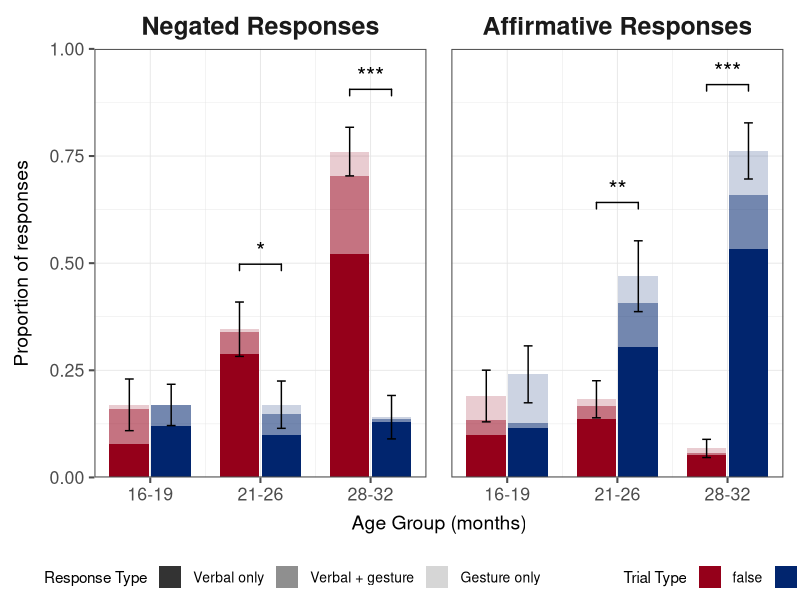
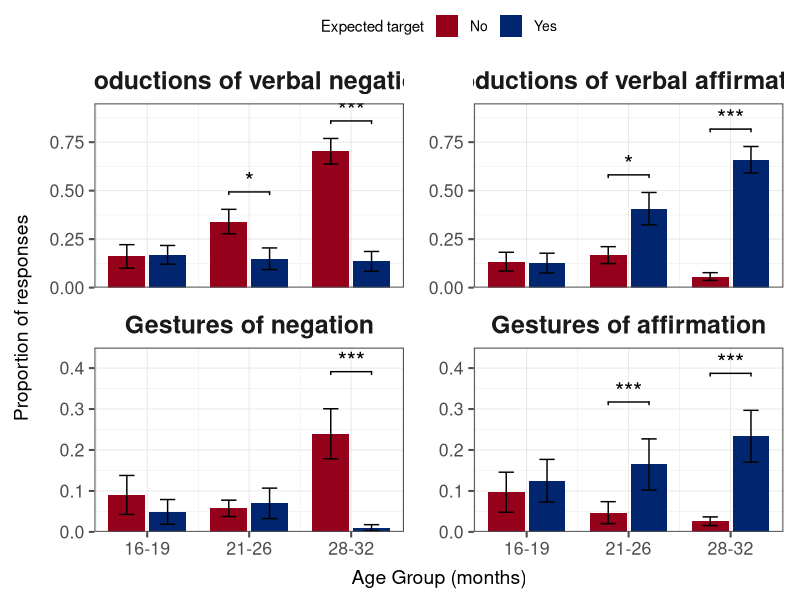
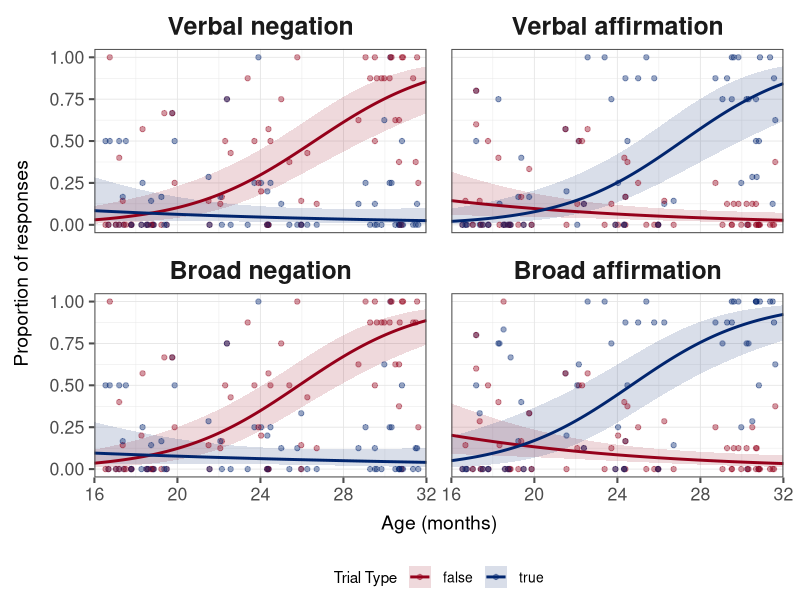
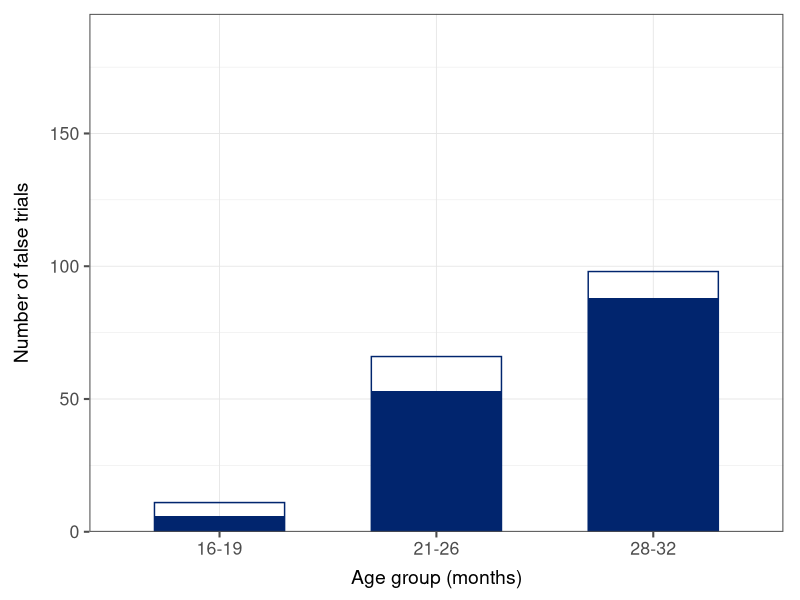
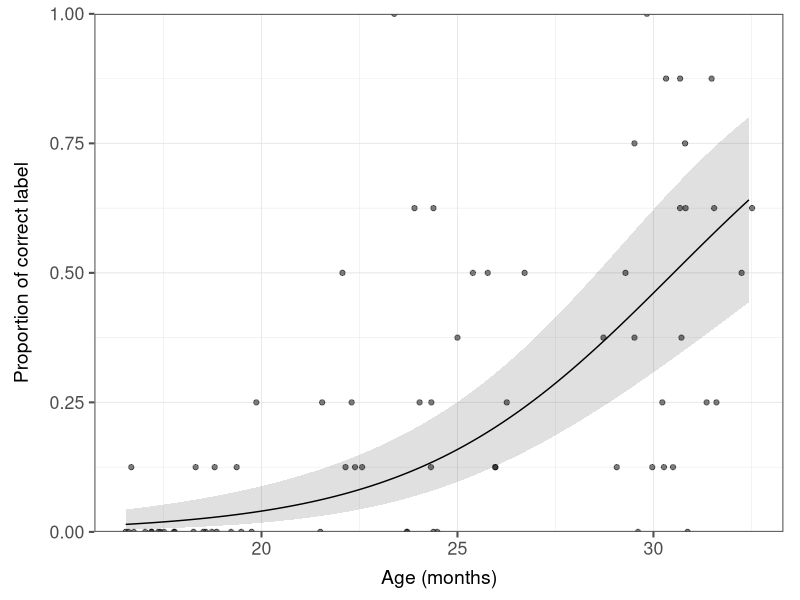
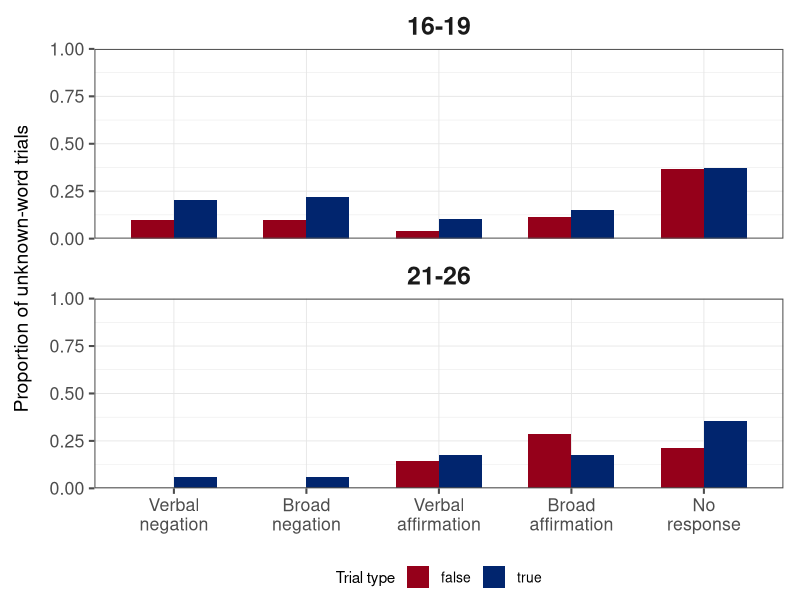
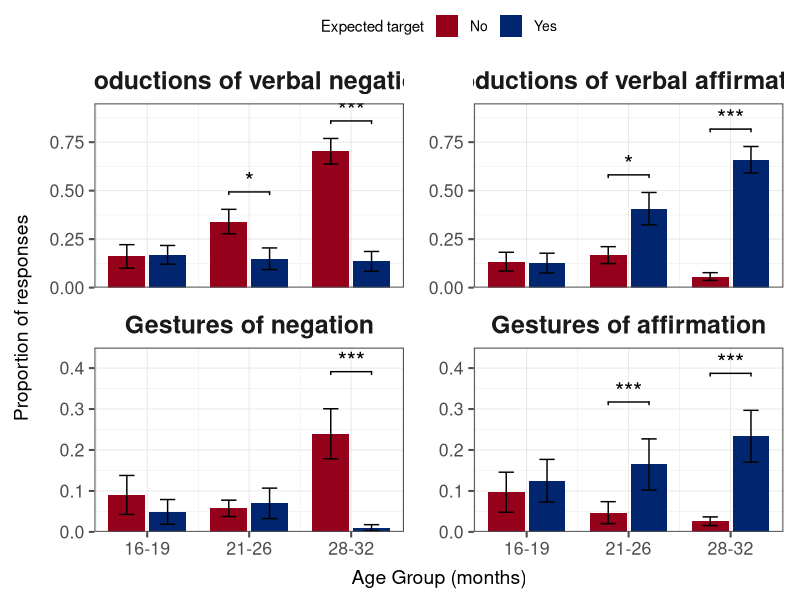

These figures' R source, in order:
## ---- chunk 1

## set working directory to current folder
setwd(dirname(rstudioapi::getActiveDocumentContext()$`path`))

## set rmd settings 
knitr::opts_chunk$set(message = FALSE, warning = FALSE, fig.path = "other-figures/")

## load libraries
library(dplyr)
library(ggplot2)
library(tidyr)
library(lme4)
library(emmeans)

## set plotting preferences
ggplot2::theme_set(theme_bw(base_size = 16))
ggplot2::theme_update(
  panel.grid = element_line(colour = "grey90", linewidth = 0.3),
  panel.border = element_rect(colour = "grey30", fill = NA, linewidth = 0.7),
  panel.spacing = grid::unit(18, "pt"),
  axis.ticks = element_line(colour = "grey30", linewidth = 0.7, lineend = "butt"),
  axis.title = element_text(size = 14),
  axis.title.x = element_text(margin = margin(t = 8)),
  axis.title.y = element_text(margin = margin(r = 12)),
  strip.background = element_blank(),
  strip.text = element_text(size = 18, face = "bold", margin = margin(b = 8)),
  plot.margin = margin(10, 12, 8, 10),
  legend.key = element_blank(),
  legend.position = "bottom",
  legend.spacing.x = grid::unit(60, "pt"), legend.box.spacing = grid::unit(22, "pt"),
  legend.margin = margin(0, 0, 0, 0), legend.box.margin = margin(0, 0, 0, 0),
  legend.text = element_text(size = 10), legend.title = element_text(size = 11)
)
options(ggplot2.discrete.colour = c("#95001a", "#01256e")) # alternative: "#f2c100"
options(ggplot2.discrete.fill = getOption("ggplot2.discrete.colour"))

## ---- chunk 2

## read in data
mainD <- read.csv("initialD.csv")
dim(mainD)
str(mainD)

## reformat
mainD$target <- factor(mainD$target, levels = c("No", "Yes"), labels = c("false", "true"))
mainD$participant_id <- factor(mainD$participant_id)
mainD$question <- factor(mainD$question)
mainD$parent_p1 <- factor(mainD$parent_p1, labels = c("neither", "true", "false"),
  levels = c("Neither, could go either way", "A true trial", "A false trial"))

## add age-group variable
mainD$ageBin <- factor(ifelse(mainD$age_months < 20, "16-19", ifelse(mainD$age_months > 27, "28-32", "21-26")), levels = c("16-19", "21-26", "28-32"))
aggregate(participant_id ~ ageBin, data = mainD, FUN = function(x) length(unique(x))) #count by age group

## add response variables
mainD$no <- ifelse(mainD$child_q5=="Yes", 1, 0) #verbally say a variation of "no"?
mainD$yes <- ifelse(mainD$child_q4=="Yes", 1, 0) #verbally say a variation of "yes"?
mainD$noGest <- ifelse(mainD$child_q7=="Yes", 1, 0) #give other nonverbal indicator of negation?
mainD$yesGest <- ifelse(mainD$child_q6_dropdown=="Nod", 1, 0) #dropdown menu of nonverbal indicator of affirmation
mainD$deny <- ifelse(mainD$no == 1 | (mainD$noGest == 1 & mainD$yes == 0), 1, 0) #broad negation
mainD$affirm <- ifelse(mainD$yes == 1 | (mainD$yesGest == 1 & mainD$no == 0), 1, 0) #broad affirmation

## add accuracy variables
mainD$correctWord <- ifelse(mainD$no & mainD$target=="false", 1, ifelse(mainD$yes & mainD$target=="true", 1, 0)) 
mainD$correctBroad <- ifelse(mainD$deny & mainD$target=="false", 1, ifelse(mainD$affirm & mainD$target=="true", 1, 0))

## add other variables
mainD$parent_bias <- ifelse((mainD$parent_p1 == "true" & mainD$target == "true") | (mainD$parent_p1 == "false" & mainD$target == "false"), 1, 0)
mainD$neg_restyp <- factor(ifelse(mainD$deny == 0, "None", ifelse(mainD$no == 0, "Gesture only", ifelse(mainD$noGest == 0, "Verbal only", "Verbal + gesture"))), levels = c("Verbal only", "Verbal + gesture", "Gesture only", "None")) #for plotting
mainD$aff_restyp <- factor(ifelse(mainD$affirm == 0, "None", ifelse(mainD$yes == 0, "Gesture only", ifelse(mainD$yesGest == 0, "Verbal only", "Verbal + gesture"))), levels = c("Verbal only", "Verbal + gesture", "Gesture only", "None")) #for plotting

## exclude participants when parents do not ask questions for >=4 trials (blank child_q1), S40 excluded
mainD <- mainD %>% filter(sum(child_q1 == "") < 4, .by = participant_id)

## exclude inattentive participants >=4 trials, S41 S74 S75 excluded
mainD <- mainD %>% filter(sum(look == "No", na.rm = TRUE) < 4, .by = participant_id)

## select first 6 participants in each age-group/order
mainD <- mainD %>%
  filter(participant_id %in% head(unique(participant_id), 6), .by = c(ageBin, order))
mainD %>% distinct(participant_id, ageBin, order) %>% with(table(ageBin, order)) 

## mean age
aggregate(age_months ~ ageBin, distinct(mainD, participant_id, ageBin, age_months), mean)

## cleaned dataset for analyses
finalD <- mainD %>%
  filter(!exclude_trial %in% 1) %>% #exclude no-response and unknown word trials
  select(participant_id, age_months, order, book, question, target, ageBin,
         exclude_cdi, parent_p1, parent_bias, no, yes, noGest, yesGest, deny, affirm, 
         child_q4_dropdown, child_q5_dropdown, child_q6_dropdown, child_q7_dropdown, 
         neg_restyp, aff_restyp)
finalD$age_c <- finalD$age_months - mean(finalD$age_months) #center age

## view dataset
aggregate(cbind(Total = 1, no, yes, deny, affirm) ~ ageBin, finalD, sum) #resp for each age group
table(finalD$target, finalD$child_q5_dropdown) %>% {.[, order(colSums(.), decreasing = TRUE)]} #types of verbal negated responses
table(finalD$target, finalD$child_q4_dropdown) %>% {.[, order(colSums(.), decreasing = TRUE)]} #types of verbal aff responses
table(finalD$target, finalD$child_q7_dropdown) %>% {.[, order(colSums(.), decreasing = TRUE)]} #types of nonverbal negated responses
table(finalD$target, finalD$child_q6_dropdown) %>% {.[, order(colSums(.), decreasing = TRUE)]} #types of nonverbal aff responses
head(finalD)

## export dataset
write.csv(finalD, "finalD.csv", row.names = FALSE)

## ---- chunk 3

youngData <- finalD[finalD$ageBin == "16-19",]

### DV1: verbal negation "no"
young_vneg <- glmer(no ~ target + (1 | participant_id) + (1 | question), data = youngData, family = binomial(link = "logit")) #failed to converge; singular; ok
summary(young_vneg)

### DV2: verbal affirmation "yes"
young_vaff <- glmer(yes ~ target + (1 | participant_id) + question, data = youngData, family = binomial(link = "logit"), control = glmerControl(optimizer = "bobyqa")) #singular; does not converge; ok, switch optimizer, no vaff for pig
summary(young_vaff)

### DV3: broad negation "deny"
young_bneg <- glmer(deny ~ target + (1 + target | participant_id) + (1 | question), data = youngData, family = binomial(link = "logit")) #failed to converge; ok 
summary(young_bneg)

### DV4: broad affirmation "affirm"
young_baff <- glmer(affirm ~ target + (1 | participant_id) + question, data = youngData, family = binomial(link = "logit"), control = glmerControl(optimizer = "bobyqa", optCtrl = list(maxfun = 200000))) #failed to converge; singular; singular; failed to converge; ok, switch optimizer, similar with nlminbwrap
summary(young_baff)

## ---- chunk 4

middleData <- finalD[finalD$ageBin == "21-26",]

### DV1: verbal negation "no"
middle_vneg <- glmer(no ~ target + (1 + target | participant_id) + (1 | question), data = middleData, family = binomial(link = "logit")) #failed to converge; ok
summary(middle_vneg)

### DV2: verbal affirmation "yes"
middle_vaff <- glmer(yes ~ target + (1 + target | participant_id) + (1 | question), data = middleData, family = binomial(link = "logit")) #singular; ok
summary(middle_vaff)

### DV3: broad negation "deny"
middle_bneg <- glmer(deny ~ target + (1 + target | participant_id) + (1 | question), data = middleData, family = binomial(link = "logit")) #singular; ok
summary(middle_bneg)

### DV4: broad affirmation "affirm"
middle_baff <- glmer(affirm ~ target + (1 + target | participant_id) + (1 + target | question), data = middleData, family = binomial(link = "logit"))
summary(middle_baff)

## ---- chunk 5

oldData <- finalD[finalD$ageBin == "28-32",]

### DV1: verbal negation "no"
old_vneg <- glmer(no ~ target + (1 + target | participant_id) + (1 | question), data = oldData, family = binomial(link = "logit")) #singular; ok
summary(old_vneg)

### DV2: verbal affirmation "yes"
old_vaff <- glmer(yes ~ target + (1 + target | participant_id) + (1 + target | question), data = oldData, family = binomial(link = "logit")) 
summary(old_vaff)

### DV3: broad negation "deny"
old_bneg <- glmer(deny ~ target + (1 + target | participant_id) + (1 | question), data = oldData, family = binomial(link = "logit")) #failed to converge; ok
summary(old_bneg)

### DV4: broad affirmation "affirm"
old_baff <- glmer(affirm ~ target + (1 + target | participant_id) + (1 | question), data = oldData, family = binomial(link = "logit")) #singular; ok
summary(old_baff)

## ---- chunk 6

## proportions for each child
plotD <- finalD %>%
  pivot_longer(c(neg_restyp, aff_restyp), names_to = "Response", values_to = "restyp") %>%
  mutate(Response = factor(Response, c("neg_restyp", "aff_restyp"))) %>%
  group_by(participant_id, target, ageBin, Response) %>%
  count(restyp) %>% complete(restyp, fill = list(n = 0)) %>% mutate(value = n / sum(n)) %>% ungroup() %>%
  filter(restyp != "None")

## p-values from analysis 1
fig1_sig <- plotD %>%
  summarise(value = sum(value), .by = c(participant_id, Response, ageBin, target)) %>%
  group_by(Response, ageBin) %>%
  rstatix::get_y_position(value ~ target, fun = "mean_se") %>%
  arrange(Response, ageBin) %>%
  mutate(p = sapply(list(young_bneg, middle_bneg, old_bneg, young_baff, middle_baff, old_baff), function(m) coef(summary(m))["targettrue", "Pr(>|z|)"])) %>%
  filter(p < .05) %>%
  mutate(label = ifelse(p < .001, "***", ifelse(p < .01, "**", "*")))

## the main plot
fig1 <- ggplot(plotD, aes(x = as.numeric(ageBin) + ifelse(target == "false", -0.19, 0.19), y = value, fill = target)) +
  stat_summary(aes(alpha = restyp, group = restyp), fun = mean, geom = "col", position = position_stack(reverse = TRUE), width = 0.36) +
  stat_summary(data = plotD %>% summarise(value = sum(value), .by = c(participant_id, Response, ageBin, target)), fun.data = mean_se, geom = "errorbar", inherit.aes = TRUE, width = 0.08) +
  facet_wrap(~ Response, nrow = 1, labeller = as_labeller(c(neg_restyp = "Negated Responses", aff_restyp = "Affirmative Responses"))) +
  scale_x_continuous(breaks = 1:3, labels = c("16-19", "21-26", "28-32")) +
  scale_alpha_manual(values = c("Verbal only" = 1, "Verbal + gesture" = 0.55, "Gesture only" = 0.2)) +
  scale_y_continuous(limits = c(0, 1), breaks = seq(0, 1, 0.25), expand = c(0, 0)) +
  labs(x = "Age Group (months)", y = "Proportion of responses", fill = "Trial Type", alpha = "Response Type") +
  guides(fill = guide_legend(order = 2, override.aes = list(alpha = 1)),
         alpha = guide_legend(order = 1, override.aes = list(fill = "grey20"))) +
  ggsignif::geom_signif(data = fig1_sig,
    aes(xmin = as.numeric(ageBin) - 0.19, xmax = as.numeric(ageBin) + 0.19, annotations = label, y_position = y.position),
    manual = TRUE, inherit.aes = FALSE, tip_length = 0.015, textsize = 6)

fig1

## ---- chunk 7

## datasets for gestures
youngGestD <- mainD %>% filter(!exclude_trial %in% 1) %>% filter(ageBin == "16-19")
middleGestD <- mainD %>% filter(!exclude_trial %in% 1) %>% filter(ageBin == "21-26")
oldGestD <- mainD %>% filter(!exclude_trial %in% 1) %>% filter(ageBin == "28-32")

## young: no sig effect
young_ngest <- glmer((child_q7 == "Yes") ~ target + (1 | participant_id) + (1 | question), data = youngGestD, family = binomial)
young_agest <- glmer((child_q6_dropdown == "Nod") ~ target + (1 | participant_id) + (1 | question), data = youngGestD, family = binomial, control = glmerControl(optimizer = "bobyqa"))
summary(young_ngest)
summary(young_agest)

## middle
middle_ngest <- glmer((child_q7 == "Yes") ~ target + (1 + target | participant_id) + (1 | question), data = middleGestD, family = binomial, control = glmerControl(optimizer = "bobyqa"))
middle_agest <- glmer((child_q6_dropdown == "Nod") ~ target + (1 | participant_id) + (1 | question), data = middleGestD, family = binomial)
summary(middle_ngest)
summary(middle_agest)

## old: negative gestures on 46/192 false trials versus 2/190 true trials
old_ngest <- glmer((child_q7 == "Yes") ~ target + (1 | participant_id) + question, data = oldGestD, family = binomial, control = glmerControl(optimizer = "bobyqa", tolPwrss = 1e-10, optCtrl = list(maxfun = 200000))) #not identifiable
old_ngestD <- oldGestD %>% summarise(value = mean(child_q7 == "Yes"), .by = c(participant_id, target)) %>% pivot_wider(names_from = target, values_from = value)
old_ngest_w <- with(old_ngestD, wilcox.test(false, true, paired = TRUE, exact = FALSE))
old_ngest_w #wilcoxon
old_agest <- glmer((child_q6_dropdown == "Nod") ~ target + (1 | participant_id) + (1 | question), data = oldGestD, family = binomial)
summary(old_agest)

## ---- chunk 8

fig2_childD <- finalD %>%
  pivot_longer(c(no, yes, noGest, yesGest), names_to = "Response", values_to = "value") %>%
  mutate(Response = factor(Response, c("no", "yes", "noGest", "yesGest"), labels = c("Productions of verbal negation", "Productions of verbal affirmation", "Gestures of negation", "Gestures of affirmation"))) %>%
  summarise(value = mean(value), .by = c(participant_id, ageBin, target, Response))

fig2D <- fig2_childD %>%
  summarise(SE = sd(value) / sqrt(n()), value = mean(value), .by = c(ageBin, target, Response))

fig2_sig <- fig2_childD %>%
  group_by(Response, ageBin) %>%
  rstatix::get_y_position(value ~ target, fun = "mean_se") %>%
  arrange(Response, ageBin) %>%
  mutate(p = sapply(list(young_vneg, middle_vneg, old_vneg, young_vaff, middle_vaff, old_vaff, young_ngest, middle_ngest, old_ngest_w, young_agest, middle_agest, old_agest), function(m) if (inherits(m, "htest")) m$p.value else coef(summary(m))["targettrue", "Pr(>|z|)"])) %>%
  filter(p < .05) %>%
  mutate(label = ifelse(p < .001, "***", ifelse(p < .01, "**", "*")))

fig2 <- ggplot(fig2D, aes(as.numeric(ageBin) + ifelse(target == "false", -0.2, 0.2), value, fill = target)) +
  geom_col(width = 0.36) +
  geom_errorbar(aes(ymin = pmax(0, value - SE), ymax = value + SE), width = 0.15) +
  facet_wrap(~ Response, ncol = 2, scales = "free_y") +
  geom_blank(data = fig2D %>% distinct(Response) %>% mutate(value = ifelse(grepl("^Gestures", Response), 0.45, 0.95)), aes(x = 1, y = value), inherit.aes = FALSE) +
  scale_x_continuous(breaks = 1:3, labels = levels(finalD$ageBin)) +
  scale_fill_manual(values = c("false" = "#95001a", "true" = "#01256e"), breaks = c("false", "true"), labels = c("No", "Yes")) +
  scale_y_continuous(limits = c(0, NA), expand = c(0, 0)) +
  theme(legend.position = "top") +
  labs(x = "Age Group (months)", y = "Proportion of responses", fill = "Expected target") +
  ggsignif::geom_signif(data = fig2_sig, aes(group = ageBin, xmin = as.numeric(ageBin) - 0.2, xmax = as.numeric(ageBin) + 0.2, annotations = label, y_position = y.position), manual = TRUE, inherit.aes = FALSE, tip_length = 0.015, textsize = 6)
fig2

ggsave("mainFig.png", fig2, width = 12, height = 6.5, dpi = 300, bg = "white")

## ---- chunk 9

### DV1: verbal negation "no"
all_vneg_m1 <- glmer(no ~ target + (1 + target | participant_id) + (1 | question), data = finalD, family = binomial(link = "logit")) #failed to converge; ok
all_vneg_m2 <- glmer(no ~ target + age_c + (1 + target | participant_id) + (1 | question), data = finalD, family = binomial(link = "logit")) 
all_vneg_m3 <- glmer(no ~ target * age_c + (1 + target | participant_id) + (1 | question), data = finalD, family = binomial(link = "logit"), control = glmerControl(optimizer = "bobyqa")) #failed to converge; ok
#summary(all_vneg_m1)
#summary(all_vneg_m2)
#summary(all_vneg_m3)
anova(all_vneg_m1, all_vneg_m2, all_vneg_m3)

### DV2: verbal affirmation "yes"
all_vaff_m1 <- glmer(yes ~ target + (1 + target | participant_id) + (1 | question), data = finalD, family = binomial(link = "logit")) #ok; for consistency
all_vaff_m2 <- glmer(yes ~ target + age_c + (1 + target | participant_id) + (1 | question), data = finalD, family = binomial(link = "logit")) #failed to converge; ok
all_vaff_m3 <- glmer(yes ~ target * age_c + (1 + target | participant_id) + (1 | question), data = finalD, family = binomial(link = "logit")) #failed to converge; ok
#summary(all_vaff_m1)
#summary(all_vaff_m2)
#summary(all_vaff_m3)
anova(all_vaff_m1, all_vaff_m2, all_vaff_m3)

### DV3: broad negation "deny"
all_bneg_m1 <- glmer(deny ~ target + (1 + target | participant_id) + (1 | question), data = finalD, family = binomial(link = "logit")) #singular; ok
all_bneg_m2 <- glmer(deny ~ target + age_c + (1 + target | participant_id) + (1 | question), data = finalD, family = binomial(link = "logit"))
all_bneg_m3 <- glmer(deny ~ target * age_c + (1 + target | participant_id) + (1 | question), data = finalD, family = binomial(link = "logit"))
#summary(all_bneg_m1)
#summary(all_bneg_m2)
#summary(all_bneg_m3)
anova(all_bneg_m1, all_bneg_m2, all_bneg_m3)

### DV4: broad affirmation "affirm"
all_baff_m1 <- glmer(affirm ~ target + (1 + target | participant_id) + (1 | question), data = finalD, family = binomial(link = "logit")) #failed to converge; ok
all_baff_m2 <- glmer(affirm ~ target + age_c + (1 + target | participant_id) + (1 | question), data = finalD, family = binomial(link = "logit"))
all_baff_m3 <- glmer(affirm ~ target * age_c + (1 + target | participant_id) + (1 | question), data = finalD, family = binomial(link = "logit"))
#summary(all_baff_m1)
#summary(all_baff_m2)
#summary(all_baff_m3)
anova(all_baff_m1, all_baff_m2, all_baff_m3)

### Table of final M3 results
all_models <- list("Verbal negation" = all_vneg_m3, "Verbal affirmation" = all_vaff_m3, "Broad negation" = all_bneg_m3, "Broad affirmation" = all_baff_m3)
knitr::kable(bind_rows(lapply(all_models, function(m) {
  x <- as.data.frame(coef(summary(m))[-1, ])
  data.frame(Term = rownames(x), x, row.names = NULL)}), .id = "DV") %>%
  setNames(c("DV", "Term", "Estimate", "SE", "z", "p")) %>%
  mutate(p = format.pval(p, digits = 3, eps = 0.001)), digits = 3)

### Age slopes by trial type
age_slopes <- lapply(all_models, function(m) emtrends(m, ~ target, var = "age_c"))
lapply(age_slopes, summary, infer = c(TRUE, TRUE))

## ---- chunk 10

fig2D <- bind_rows(lapply(all_models, function(m)
  as.data.frame(emmeans(m, ~ age_c * target,
    at = list(age_c = seq(16, 32, 0.1) - mean(finalD$age_months)), type = "response"))), .id = "Response") %>%
  mutate(age_months = age_c + mean(finalD$age_months), Response = factor(Response, names(all_models)))

fig2_obs <- finalD %>% pivot_longer(c(no, yes, deny, affirm), names_to = "Response", values_to = "prob") %>%
  mutate(Response = factor(Response, levels = c("no", "yes", "deny", "affirm"), labels = names(all_models))) %>%
  summarise(prob = mean(prob), .by = c(participant_id, age_months, target, Response))

fig2 <- ggplot(fig2D, aes(age_months, prob, colour = target, fill = target)) +
  geom_ribbon(aes(ymin = asymp.LCL, ymax = asymp.UCL), alpha = 0.15, colour = NA) +
  geom_point(data = fig2_obs, alpha = 0.4, size = 1.5) +
  geom_line(linewidth = 1) +
  facet_wrap(~ Response, ncol = 2) +
  scale_x_continuous(breaks = seq(16, 32, 4), limits = c(16, 32), expand = c(0, 0)) +
  scale_y_continuous(breaks = seq(0, 1, 0.25), limits = c(0, 1)) +
  labs(x = "Age (months)", y = "Proportion of responses", colour = "Trial Type", fill = "Trial Type")
fig2

## ---- chunk 11

## counts
knitr::kable(count(finalD, parent_p1))

## verbal negation
bias_vneg_m1 <- glmer(no ~ target + parent_bias + (1 + target | participant_id) + (1 | question), data = finalD, family = binomial) #singular; ok
bias_vneg_m2 <- glmer(no ~ target + age_c + parent_bias + (1 + target | participant_id) + (1 | question), data = finalD, family = binomial) 
bias_vneg_m3 <- glmer(no ~ target * age_c + parent_bias + (1 + target | participant_id) + (1 | question), data = finalD, family = binomial) 
anova(bias_vneg_m1, bias_vneg_m2, bias_vneg_m3)

## verbal affirmation
bias_vaff_m1 <- glmer(yes ~ target + parent_bias + (1 | participant_id) + (1 | question), data = finalD, family = binomial) #failed to converge; ok; for consistency
bias_vaff_m2 <- glmer(yes ~ target + age_c + parent_bias + (1 | participant_id) + (1 | question), data = finalD, family = binomial) #ok; for consistency
bias_vaff_m3 <- glmer(yes ~ target * age_c + parent_bias + (1 | participant_id) + (1 | question), data = finalD, family = binomial) #failed to converge; ok
anova(bias_vaff_m1, bias_vaff_m2, bias_vaff_m3)

## broad negation
bias_bneg_m1 <- glmer(deny ~ target + parent_bias + (1 | participant_id) + (1 | question), data = finalD, family = binomial) #failed to converge; ok; for consistency
bias_bneg_m2 <- glmer(deny ~ target + age_c + parent_bias + (1 | participant_id) + (1 | question), data = finalD, family = binomial) #ok; for consistency
bias_bneg_m3 <- glmer(deny ~ target * age_c + parent_bias + (1 | participant_id) + (1 | question), data = finalD, family = binomial) #failed to converge; ok
anova(bias_bneg_m1, bias_bneg_m2, bias_bneg_m3)

## broad affirmation
bias_baff_m1 <- glmer(affirm ~ target + parent_bias + (1 | participant_id) + (1 | question), data = finalD, family = binomial) #failed to converge; ok; for consistency
bias_baff_m2 <- glmer(affirm ~ target + age_c + parent_bias + (1 | participant_id) + (1 | question), data = finalD, family = binomial) #ok; for consistency
bias_baff_m3 <- glmer(affirm ~ target * age_c + parent_bias + (1 | participant_id) + (1 | question), data = finalD, family = binomial) #failed to converge; ok
anova(bias_baff_m1, bias_baff_m2, bias_baff_m3)

## parental bias in the final models
knitr::kable(as.data.frame(t(sapply(list("Verbal negation" = bias_vneg_m3, "Verbal affirmation" = bias_vaff_m3, "Broad negation" = bias_bneg_m3, "Broad affirmation" = bias_baff_m3), function(m) coef(summary(m))["parent_bias", ]))), digits = 3, col.names = c("Estimate", "SE", "z", "p"))

## ---- chunk 12

## counts for false trials
label_counts <- mainD %>% filter(target == "false") %>%
  summarise(Total = n(), Correct = sum(label_correct %in% 1), Incorrect = sum(label_correct %in% 0), .by = ageBin)
knitr::kable(label_counts)

## analysis: correct labels on false trials with age
labelD <- mainD %>% filter(target == "false") %>%
  mutate(correct_label = as.integer(label_correct %in% 1), age_c = age_months - mean(age_months))
label_m <- glmer(correct_label ~ age_c + (1 | participant_id) + (1 | question), data = labelD, family = binomial)
summary(label_m)

## figure: categorical
ggplot(label_counts, aes(ageBin)) +
  geom_col(aes(y = Correct), fill = "#01256e", width = 0.6) +
  geom_col(aes(y = Correct + Incorrect), fill = NA, colour = "#01256e", width = 0.6) +
  scale_y_continuous(expand = c(0, .05), limits = c(0, 195)) +
  labs(x = "Age group (months)", y = "Number of false trials")

## figure: continuous (more like analysis)
label_pred <- as.data.frame(emmeans(label_m, ~ age_c, at = list(age_c = seq(min(labelD$age_months), max(labelD$age_months), 0.1) - mean(labelD$age_months)), type = "response")) %>%
  mutate(age_months = age_c + mean(labelD$age_months))
ggplot(label_pred, aes(age_months, prob)) +
  geom_ribbon(aes(ymin = asymp.LCL, ymax = asymp.UCL), alpha = 0.15) + geom_line() +
  geom_point(data = labelD %>% summarise(value = mean(correct_label), .by = c(participant_id, age_months)), aes(y = value), alpha = 0.5) +
  scale_y_continuous(limits = c(0, 1), expand = c(0, 0)) +
  labs(x = "Age (months)", y = "Proportion of correct label")

## analysis: correct labels on false than true trials with age
label_targetD <- mainD %>% filter(child_q1 %in% c("Yes", "No")) %>%
  mutate(labeled = as.integer(label_correct %in% c(0, 1)), age_c = age_months - mean(age_months))
label_young <- glmer((label_correct %in% 1) ~ target + (1 + target | participant_id) + (1 + target | question), data = subset(label_targetD, ageBin == "16-19"), family = binomial, control = glmerControl(optimizer = "bobyqa", optCtrl = list(maxfun = 200000)))
label_middle <- glmer((label_correct %in% 1) ~ target + (1 | participant_id) + question, data = subset(label_targetD, ageBin == "21-26"), family = binomial, control = glmerControl(optimizer = "bobyqa", optCtrl = list(maxfun = 200000))) #singular; ok
label_old <- glmer((label_correct %in% 1) ~ target + (1 + target | participant_id) + (1 | question), data = subset(label_targetD, ageBin == "28-32"), family = binomial, control = glmerControl(optimizer = "bobyqa", optCtrl = list(maxfun = 200000))) #singular; ok

## percentages
label_targetD %>%
  summarise(Correct = paste0(round(100 * mean(label_correct %in% 1)), "%"), .by = c(ageBin, target)) %>%
  mutate(target = factor(target, c("true", "false"), c("Target yes", "Target no"))) %>%
  pivot_wider(names_from = target, values_from = Correct, names_sort = TRUE) %>% arrange(ageBin) %>%
  mutate(`Significant?` = ifelse(sapply(list(label_young, label_middle, label_old), function(m) coef(summary(m))["targettrue", "Pr(>|z|)"]) < .05, "Yes", "No")) %>% knitr::kable()

## analysis: with age
label_target_m <- glmer(labeled ~ target + age_c + (1 + target | participant_id) + (1 + target | question), data = label_targetD, family = binomial, control = glmerControl(optimizer = "bobyqa"))
summary(label_target_m)

## ---- chunk 13

## dataset for vocab checks
cdiD <- mainD %>%
  mutate(words_known = n_distinct(question[exclude_cdi == 0]), .by = participant_id) %>%
  filter(exclude_base == 0) %>%
  mutate(age_c = age_months - mean(age_months), words_c = words_known - mean(words_known))
youngcdiD <- cdiD[cdiD$ageBin == "16-19",]
youngcdi_nrD <- mainD %>% filter(ageBin == "16-19", child_q1 %in% c("Yes", "No")) %>%
  mutate(words_known = n_distinct(question[exclude_cdi == 0]), .by = participant_id) 

## do children in the *youngest group* who know more words respond more accurately? no
youngcdi_ver_acc <- glmer(correctWord ~ words_known + (1 | participant_id), data = youngcdiD, family = binomial)
youngcdi_bro_acc <- glmer(correctBroad ~ words_known + (1 | participant_id), data = youngcdiD, family = binomial)
summary(youngcdi_ver_acc)
summary(youngcdi_bro_acc)

## do children in the *youngest group* who know more words respond more? no
youngcdi_ver <- glmer((child_q1 == "Yes") ~ words_known + (1 | participant_id), data = youngcdi_nrD, family = binomial)
summary(youngcdi_ver)

## check: do children respond more accurately when they know the word? yes. does it differ by age? did not improve fit.
cdi_ver1 <- glmer(correctWord ~ exclude_cdi + age_c + (1 | participant_id), data = cdiD, family = binomial)
cdi_bro1 <- glmer(correctBroad ~ exclude_cdi + age_c + (1 | participant_id), data = cdiD, family = binomial, control = glmerControl(optimizer = "bobyqa"))
summary(cdi_ver1)
summary(cdi_bro1)

cdi_ver2 <- glmer(correctWord ~ exclude_cdi * age_c + (1 | participant_id), data = cdiD, family = binomial)
anova(cdi_ver1, cdi_ver2)
cdi_bro2 <- glmer(correctBroad ~ exclude_cdi * age_c + (1 | participant_id), data = cdiD, family = binomial)
anova(cdi_bro1, cdi_bro2)

## out of curiosity: responses to unknown words, including no response
cdi_unknown <- mainD %>% filter(child_q1 %in% c("Yes", "No"), exclude_cdi == 1, ageBin %in% c("16-19", "21-26")) %>%
  summarise(Trials = n(), across(c(no, deny, yes, affirm), sum), no_response = sum(child_q1 == "No"), .by = c(ageBin, target)) %>%
  pivot_longer(c(no, deny, yes, affirm, no_response), names_to = "DV", values_to = "n") %>%
  mutate(value = n / Trials, DV = factor(DV, levels = c("no", "deny", "yes", "affirm", "no_response"), labels = c("Verbal negation", "Broad negation", "Verbal affirmation", "Broad affirmation", "No response")))

ggplot(cdi_unknown, aes(DV, value, fill = target)) +
  geom_col(position = "dodge", width = 0.65) +
  facet_wrap(~ ageBin, ncol = 1) +
  scale_x_discrete(labels = c("Verbal\nnegation", "Broad\nnegation", "Verbal\naffirmation", "Broad\naffirmation", "No\nresponse")) +
  scale_y_continuous(limits = c(0, 1), expand = c(0, 0)) +
  labs(x = NULL, y = "Proportion of unknown-word trials", fill = "Trial type")

## ---- chunk 14

## second-coder responses
secondD <- read.csv("secondD.csv") %>%
  transmute(participant_id, question, target = ifelse(target == "Yes", "true", "false"), no = child_q5 == "Yes", yes = child_q4 == "Yes",
            deny = no | (child_q7 == "Yes" & !yes), affirm = yes | (child_q6_dropdown == "Nod" & !no)) %>%
  mutate(across(c(no, yes, deny, affirm), as.integer))
 
## match trials across coders
reliabilityD <- inner_join(finalD %>% select(participant_id, question, target, no, yes, deny, affirm) %>% 
    pivot_longer(c(no, yes, deny, affirm), names_to = "DV", values_to = "First"),
  secondD %>% pivot_longer(c(no, yes, deny, affirm), names_to = "DV", values_to = "Second"), by = c("participant_id", "question", "target", "DV"))

## percent agreement and Cohen's kappa
reliabilityD %>%
  summarise(Trials = n(), Disagreements = sum(First != Second), Agreement = mean(First == Second), Expected = mean(First) * mean(Second) + (1 - mean(First)) * (1 - mean(Second)), .by = DV) %>%
  mutate(Kappa = (Agreement - Expected) / (1 - Expected), Percent_agreement = 100 * Agreement) %>%
  select(DV, Trials, Disagreements, Percent_agreement, Kappa) %>% knitr::kable(digits = 3) #agreement

## opposite response codes
reliabilityD %>% pivot_wider(names_from = DV, values_from = c(First, Second)) %>%
  mutate(Verbal_opposite = (First_no & !First_yes & Second_yes & !Second_no) | (First_yes & !First_no & Second_no & !Second_yes),
         Broad_opposite = (First_deny & !First_affirm & Second_affirm & !Second_deny) | (First_affirm & !First_deny & Second_deny & !Second_affirm)) %>%
  filter(Verbal_opposite | Broad_opposite) %>% knitr::kable() #opposite
